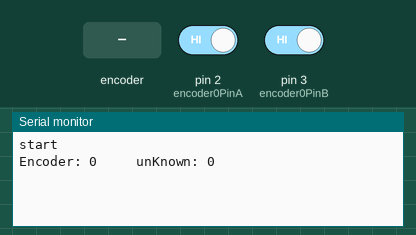
This sketch was run on a simulated Arduino Uno, built with avr-gcc and run on an emulated ATmega328P. Parts: the last lines printed to the serial monitor. The test bench sets the inputs (shaded band); at power-on: pin 2 (encoder0PinA) HIGH, pin 3 (encoder0PinB) HIGH.

Above: at 1.2 s.
1.3 s: rotary encoder on pin 2 (encoder0PinA) / pin 3 (encoder0PinB) turned 1 step (first pin leading)
At 2.8 s:
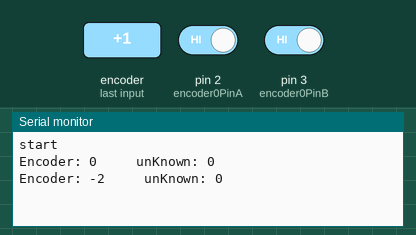
3.0 s: rotary encoder on pin 2 (encoder0PinA) / pin 3 (encoder0PinB) turned 1 step (first pin leading)
At 3.8 s:
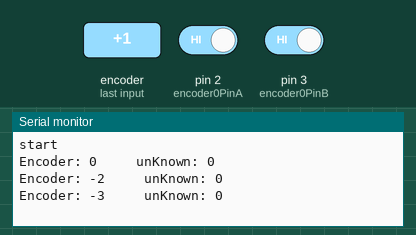
Timing chart, 0 to 6.0 s (numbered marks = the images above; inputs shaded):
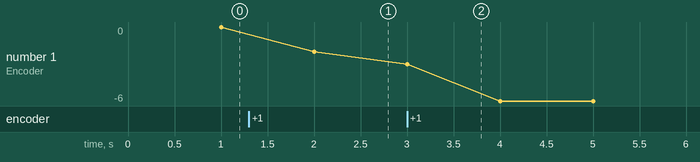

The sketch:

kkuei_encoder0.ino
```cpp
#include <Metro.h>

#define encoder0PinA  2
#define encoder0PinB  3
int pinAState = 0;
int pinAStateOld = 0;
int pinBState = 0;
int pinBStateOld = 0;


volatile long encoder0Pos = 0;
volatile long unknownvalue = 0;
Metro mainTimer = Metro(1000);

void setup() {
 pinMode(encoder0PinA, INPUT);
 digitalWrite(encoder0PinA, HIGH);       // turn on pullup resistor
 pinMode(encoder0PinB, INPUT);
 digitalWrite(encoder0PinB, HIGH);       // turn on pullup resistor

 attachInterrupt(0, doEncoder, CHANGE);  // encoder pin on interrupt 0 - pin 2
 attachInterrupt(1, doEncoder, CHANGE);

 Serial.begin (115200);
 Serial.println("start");                // a personal quirk

}

void loop(){
// do some stuff here - the joy of interrupts is that they take care of themselves
  if (mainTimer.check() == true) {
    Serial.print("Encoder: ");
    Serial.print(encoder0Pos, DEC);
    Serial.print("     unKnown: ");
    Serial.print(unknownvalue, DEC);
    Serial.println("");
  }
}

void doEncoder() {
//   encoder0Pos++;
  pinAState = digitalRead(2);
  pinBState = digitalRead(3);

  if (pinAState == 0 && pinBState == 0) {
    if (pinAStateOld == 1 && pinBStateOld == 0) // forward
      encoder0Pos ++;
    if (pinAStateOld == 0 && pinBStateOld == 1) // reverse
      encoder0Pos --;
    if (pinAStateOld == 1 && pinBStateOld == 1) // unknown
      unknownvalue ++;
    if (pinAStateOld == 0 && pinBStateOld == 0) // unknown
      unknownvalue ++;
  }
  if (pinAState == 0 && pinBState == 1) {
    if (pinAStateOld == 0 && pinBStateOld == 0) // forward
      encoder0Pos ++;
    if (pinAStateOld == 1 && pinBStateOld == 1) // reverse
      encoder0Pos --;
    if (pinAStateOld == 1 && pinBStateOld == 0) // unknown
      unknownvalue ++;
    if (pinAStateOld == 0 && pinBStateOld == 1) // unknown
      unknownvalue ++;
  }
  if (pinAState == 1 && pinBState == 1) {
    if (pinAStateOld == 0 && pinBStateOld == 1) // forward
      encoder0Pos ++;
    if (pinAStateOld == 1 && pinBStateOld == 0) // reverse
      encoder0Pos --;
    if (pinAStateOld == 0 && pinBStateOld == 0) // unknown
      unknownvalue ++;
    if (pinAStateOld == 1 && pinBStateOld == 1) // unknown
      unknownvalue ++;
  }

  if (pinAState == 1 && pinBState == 0) {
    if (pinAStateOld == 1 && pinBStateOld == 1) // forward
      encoder0Pos ++;
    if (pinAStateOld == 0 && pinBStateOld == 0) // reverse
      encoder0Pos --;
    if (pinAStateOld == 0 && pinBStateOld == 1) // unknown
      unknownvalue ++;
    if (pinAStateOld == 1 && pinBStateOld == 0) // unknown
      unknownvalue ++;
  }
  pinAStateOld = pinAState;
  pinBStateOld = pinBState;
}
```

Measured:
- after the input at 1.3 s, the serial monitor: prints a new line after 0.70 s (image 1)
- after the input at 3.0 s, the serial monitor: prints a new line at once (image 2)
- plotted number 1: 0 → -2 after the input at 1.3 s, -2 → -6 after the input at 3.0 s
